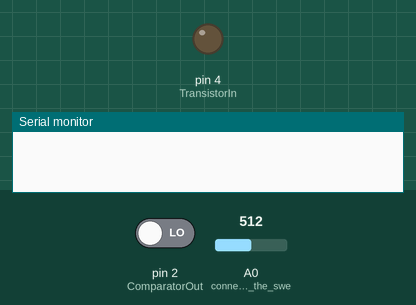
This sketch was run on a simulated Arduino Uno, built with avr-gcc and run on an emulated ATmega328P. Parts: output pins drawn as LEDs (lit = HIGH), the last lines printed to the serial monitor. The inputs (shaded band) are chosen by the test bench; at power-on: pin 2 (ComparatorOut) LOW, A0 (connect_pin_A0_to_the_swe) = 512.

Above: at 1.2 s.
1.3 s: pin 2 (ComparatorOut) driven HIGH
At 1.9 s:
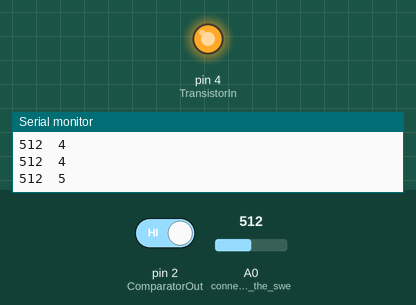
2.8 s: pin 2 (ComparatorOut) driven LOW
At 3.2 s:
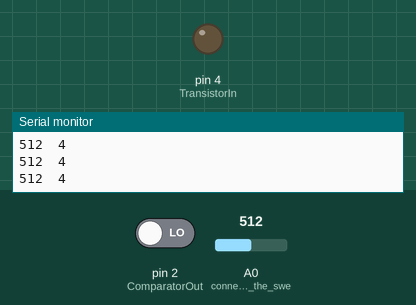
Timing chart, 0 to 5.8 s (numbered marks = the images above; inputs shaded):
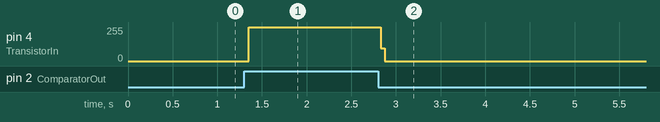

The sketch:

ADC.ino
```cpp
#define ComparatorOut 2
#define TransistorIn  4

volatile uint16_t count = 0;
volatile uint16_t lastCount = 0;

ISR(TIMER1_COMPA_vect)
{
  count++;
}

void setup()
{

  // Set up Timer 1 to send a sample every interrupt.

  cli();

  // Set CTC mode (Clear Timer on Compare Match) (p.133)
  // Have to set OCR1A *after*, otherwise it gets reset to 0!
  TCCR1B = (TCCR1B & ~_BV(WGM13)) | _BV(WGM12);
  TCCR1A = TCCR1A & ~(_BV(WGM11) | _BV(WGM10));

  // No prescaler (p.134)
  TCCR1B = (TCCR1B & ~(_BV(CS12) | _BV(CS11))) | _BV(CS10);

  // Set the compare register (OCR1A).
  // OCR1A is a 16-bit register, so we have to do this with
  // interrupts disabled to be safe.
  OCR1A = 260;    // this decides the speed of the counter, it needs to pe properly calibrated with the charging time of the capacitor

  // Enable interrupt when TCNT1 == OCR1A (p.136)
  TIMSK1 |= _BV(OCIE1A);

  sei();

  pinMode(A0,INPUT);              //connect pin A0 to the sweep arm of potentiometer
  pinMode(ComparatorOut,INPUT);
  pinMode(TransistorIn,OUTPUT);
  Serial.begin(9600);
}
void loop()
{
  if(digitalRead(ComparatorOut))
  {
//    Serial.println("Capacitor charged");
    digitalWrite(TransistorIn,HIGH);
//    Serial.println("Transistor ON");
    noInterrupts();
    lastCount=count;
    count=0;
    Serial.print(analogRead(A0)); //prints ADC value as calculated by the Arduino's ADC
    Serial.print("\t");
    Serial.println(lastCount);    //prints ADC value as calculated by the external ADC
    delay(1000);                  //10 times RC
    digitalWrite(TransistorIn,LOW);
//    Serial.println("Transistor OFF");
    interrupts();
  }
}
```

Measured:
- after the input at 1.3 s, pin 4 (TransistorIn): 0/255 → 254/255 after 0.05 s
- after the input at 2.8 s, pin 4 (TransistorIn): 254/255 → 0/255 at once
